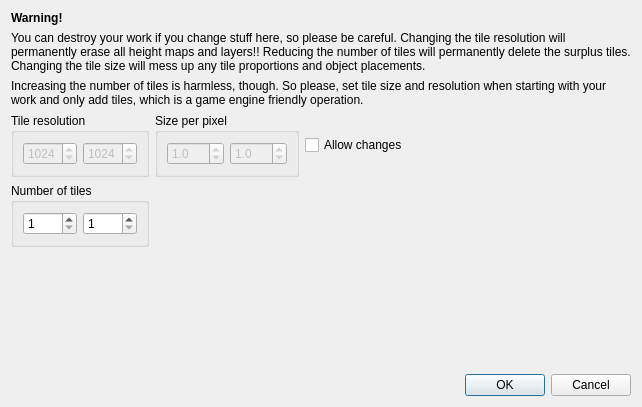
<?xml version="1.0" encoding="UTF-8"?>
<ui version="4.0">
 <class>Dialog</class>
 <widget class="QDialog" name="Dialog">
  <property name="geometry">
   <rect>
    <x>0</x>
    <y>0</y>
    <width>642</width>
    <height>407</height>
   </rect>
  </property>
  <property name="windowTitle">
   <string>Dialog</string>
  </property>
  <layout class="QVBoxLayout" name="verticalLayout">
   <item>
    <widget class="QLabel" name="label">
     <property name="font">
      <font>
       <weight>75</weight>
       <bold>true</bold>
      </font>
     </property>
     <property name="text">
      <string>Warning!</string>
     </property>
     <property name="wordWrap">
      <bool>true</bool>
     </property>
    </widget>
   </item>
   <item>
    <widget class="QLabel" name="label_2">
     <property name="sizePolicy">
      <sizepolicy hsizetype="Minimum" vsizetype="Preferred">
       <horstretch>0</horstretch>
       <verstretch>0</verstretch>
      </sizepolicy>
     </property>
     <property name="text">
      <string>You can destroy your work if you change stuff here, so please be careful. Changing the tile resolution will permanently erase all height maps and layers!! Reducing the number of tiles will permanently delete the surplus tiles. Changing the tile size will mess up any tile proportions and object placements.</string>
     </property>
     <property name="wordWrap">
      <bool>true</bool>
     </property>
    </widget>
   </item>
   <item>
    <widget class="QLabel" name="label_3">
     <property name="text">
      <string>Increasing the number of tiles is harmless, though. So please, set tile size and resolution when starting with your work and only add tiles, which is a game engine friendly operation.</string>
     </property>
     <property name="wordWrap">
      <bool>true</bool>
     </property>
    </widget>
   </item>
   <item>
    <layout class="QGridLayout" name="gridLayout">
     <item row="3" column="3">
      <spacer name="horizontalSpacer">
       <property name="orientation">
        <enum>Qt::Horizontal</enum>
       </property>
       <property name="sizeHint" stdset="0">
        <size>
         <width>40</width>
         <height>20</height>
        </size>
       </property>
      </spacer>
     </item>
     <item row="3" column="1">
      <widget class="QGroupBox" name="groupBox_2">
       <property name="title">
        <string>Size per pixel</string>
       </property>
       <layout class="QHBoxLayout" name="horizontalLayout_2">
        <item>
         <widget class="QDoubleSpinBox" name="doubleSpinBox">
          <property name="enabled">
           <bool>false</bool>
          </property>
          <property name="decimals">
           <number>1</number>
          </property>
          <property name="minimum">
           <double>0.100000000000000</double>
          </property>
          <property name="maximum">
           <double>100.000000000000000</double>
          </property>
          <property name="value">
           <double>1.000000000000000</double>
          </property>
         </widget>
        </item>
        <item>
         <widget class="QDoubleSpinBox" name="doubleSpinBox_2">
          <property name="enabled">
           <bool>false</bool>
          </property>
          <property name="decimals">
           <number>1</number>
          </property>
          <property name="minimum">
           <double>0.100000000000000</double>
          </property>
          <property name="maximum">
           <double>100.000000000000000</double>
          </property>
          <property name="value">
           <double>1.000000000000000</double>
          </property>
         </widget>
        </item>
       </layout>
      </widget>
     </item>
     <item row="4" column="0">
      <widget class="QGroupBox" name="groupBox_3">
       <property name="title">
        <string>Number of tiles</string>
       </property>
       <layout class="QHBoxLayout" name="horizontalLayout_3">
        <item>
         <widget class="QSpinBox" name="spinBox_3">
          <property name="minimum">
           <number>1</number>
          </property>
         </widget>
        </item>
        <item>
         <widget class="QSpinBox" name="spinBox_4">
          <property name="minimum">
           <number>1</number>
          </property>
         </widget>
        </item>
       </layout>
      </widget>
     </item>
     <item row="3" column="0">
      <widget class="QGroupBox" name="groupBox">
       <property name="title">
        <string>Tile resolution</string>
       </property>
       <layout class="QHBoxLayout" name="horizontalLayout">
        <item>
         <widget class="QSpinBox" name="spinBox">
          <property name="enabled">
           <bool>false</bool>
          </property>
          <property name="minimum">
           <number>32</number>
          </property>
          <property name="maximum">
           <number>4096</number>
          </property>
          <property name="value">
           <number>1024</number>
          </property>
         </widget>
        </item>
        <item>
         <widget class="QSpinBox" name="spinBox_2">
          <property name="enabled">
           <bool>false</bool>
          </property>
          <property name="minimum">
           <number>32</number>
          </property>
          <property name="maximum">
           <number>2048</number>
          </property>
          <property name="value">
           <number>1024</number>
          </property>
          <property name="displayIntegerBase">
           <number>10</number>
          </property>
         </widget>
        </item>
       </layout>
      </widget>
     </item>
     <item row="5" column="0">
      <spacer name="verticalSpacer">
       <property name="orientation">
        <enum>Qt::Vertical</enum>
       </property>
       <property name="sizeHint" stdset="0">
        <size>
         <width>20</width>
         <height>48</height>
        </size>
       </property>
      </spacer>
     </item>
     <item row="3" column="2">
      <widget class="QCheckBox" name="checkBox">
       <property name="toolTip">
        <string>Changing resolution is dangerous! Check only if you understand this.</string>
       </property>
       <property name="text">
        <string>Allow changes</string>
       </property>
      </widget>
     </item>
    </layout>
   </item>
   <item>
    <widget class="QDialogButtonBox" name="buttonBox">
     <property name="orientation">
      <enum>Qt::Horizontal</enum>
     </property>
     <property name="standardButtons">
      <set>QDialogButtonBox::Cancel|QDialogButtonBox::Ok</set>
     </property>
    </widget>
   </item>
  </layout>
 </widget>
 <resources/>
 <connections>
  <connection>
   <sender>buttonBox</sender>
   <signal>accepted()</signal>
   <receiver>Dialog</receiver>
   <slot>accept()</slot>
   <hints>
    <hint type="sourcelabel">
     <x>227</x>
     <y>390</y>
    </hint>
    <hint type="destinationlabel">
     <x>157</x>
     <y>251</y>
    </hint>
   </hints>
  </connection>
  <connection>
   <sender>buttonBox</sender>
   <signal>rejected()</signal>
   <receiver>Dialog</receiver>
   <slot>reject()</slot>
   <hints>
    <hint type="sourcelabel">
     <x>295</x>
     <y>396</y>
    </hint>
    <hint type="destinationlabel">
     <x>286</x>
     <y>251</y>
    </hint>
   </hints>
  </connection>
  <connection>
   <sender>checkBox</sender>
   <signal>toggled(bool)</signal>
   <receiver>spinBox</receiver>
   <slot>setEnabled(bool)</slot>
   <hints>
    <hint type="sourcelabel">
     <x>381</x>
     <y>157</y>
    </hint>
    <hint type="destinationlabel">
     <x>42</x>
     <y>170</y>
    </hint>
   </hints>
  </connection>
  <connection>
   <sender>checkBox</sender>
   <signal>toggled(bool)</signal>
   <receiver>spinBox_2</receiver>
   <slot>setEnabled(bool)</slot>
   <hints>
    <hint type="sourcelabel">
     <x>415</x>
     <y>155</y>
    </hint>
    <hint type="destinationlabel">
     <x>110</x>
     <y>168</y>
    </hint>
   </hints>
  </connection>
  <connection>
   <sender>checkBox</sender>
   <signal>toggled(bool)</signal>
   <receiver>doubleSpinBox</receiver>
   <slot>setEnabled(bool)</slot>
   <hints>
    <hint type="sourcelabel">
     <x>366</x>
     <y>159</y>
    </hint>
    <hint type="destinationlabel">
     <x>225</x>
     <y>171</y>
    </hint>
   </hints>
  </connection>
  <connection>
   <sender>checkBox</sender>
   <signal>toggled(bool)</signal>
   <receiver>doubleSpinBox_2</receiver>
   <slot>setEnabled(bool)</slot>
   <hints>
    <hint type="sourcelabel">
     <x>419</x>
     <y>158</y>
    </hint>
    <hint type="destinationlabel">
     <x>286</x>
     <y>168</y>
    </hint>
   </hints>
  </connection>
 </connections>
</ui>
